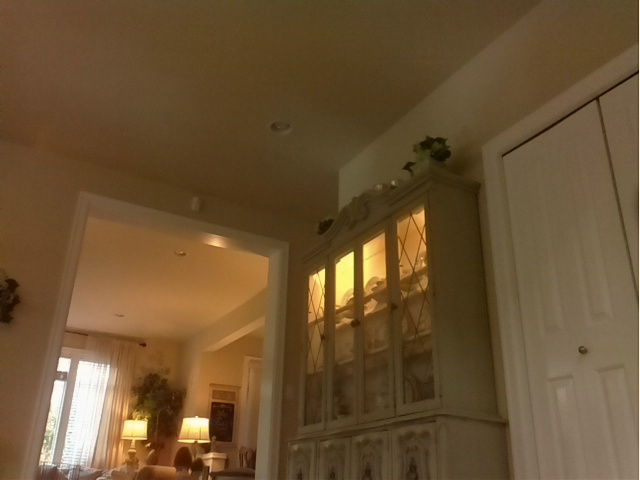
#> input picture noBotDevAndSims/sentdex/ORB_BFMatcher/refData25horiz/4cali.jpg, 640 x 480 px, found by its file name
$ python ORB_BFMatcher-Locator-myPix-StereoDell-d.py
#> lines starting #> are read from the running program, lines starting #| are printed output that depends on the picture
#!/usr/bin/env python3
#

# 12/29/2021    - version 'd' adds AprilTag102 from saved images to help understand and
#                 validate the point cloud data
#

#### camera calibration info
# all units below measured in pixels:
#   fx = 604.8851295863385
#   fy = 606.0410127799453
#   cx = 320.0
#   cy = 240.0

# pastable into Python:
#   fx, fy, cx, cy = (604.8851295863385, 606.0410127799453, 320.0, 240.0)

import numpy as np
import cv2
import matplotlib.pyplot as plt

from mpl_toolkits.mplot3d import axes3d
from matplotlib import style

import math
import apriltag
import time, os


##########################  AprilTag setup code  ##############################

#np.set_printoptions(precision=2,floatmode='fixed')
np.set_printoptions(formatter={'float': lambda x: "{0:0.3f}".format(x)})

# vars for rotation matrices and calculations
R0_1 = np.array([], dtype=np.int32)
d0_1 = np.array([], dtype=np.int32)

H0 = np.array([], dtype=np.int32)
H1 = np.array([], dtype=np.int32)
H0_1 = np.array([], dtype=np.int32)
H0_2 = np.array([], dtype=np.int32)

# H0 at origin
H0 = [[1,0,0,0],
[0,1,0,0],
[0,0,1,0],
[0,0,0,1]]

# # H0 NOT at origin
# H0 = [[1,0,0,0],
# [0,1,0,400],
# [0,0,1,0],
# [0,0,0,1]]


# H1 displaced from origin with no rotation - for ref only
H1 = [[1,0,0,0.05],
[0,1,0,0],
[0,0,1,0.05],
[0,0,0,1]]

# Assign Eurler rotation angles
theta1Deg=0  # y rotation angle between H0 and H1 (positive values are cw when viewed top down in real world)

# convert angles from deg to radians
theta1Rad=math.radians(theta1Deg)

# Assign displacement values
ax1=0     # x displacement between H0 and H1 in meters
az1=0     # z displacement between H0 and H1 in meters


### Define the rotation
# R0_1
R0_1 = [[np.cos(theta1Rad),0,np.sin(theta1Rad)],
[0,1,0],
[-np.sin(theta1Rad),0,np.cos(theta1Rad)]]


# Apply the displacement translations
d0_1 = [[ax1],[0],[az1]]

# setup vars to graph the unit vectors
# V0 location and rotation
x0 = H0[0][3]
y0 = H0[2][3]
vxx0 = [x0,x0 + H0[0][0]]
vxy0 = [y0,y0 + H0[2][0]]
vyx0 = [x0,x0 + H0[0][2]]
vyy0 = [y0,y0 + H0[2][2]]

print()
print("the x,y position of H0 is  ", x0,y0)
print()


H0_1 = np.concatenate((R0_1, d0_1), 1)
H0_1 = np.concatenate((H0_1, [[0,0,0,1]]), 0)

H0_1 = np.dot(H0, H0_1)

print()
print("H0_1 is  ")
print(np.matrix(H0_1))
print()

# extract the values from H0_1 for graphing
x1 = H0_1[0][3]
y1 = H0_1[2][3]
vxx1 = [x1,x1 + H0_1[0][0]]
vxy1 = [y1,y1 + H0_1[2][0]]
vyx1 = [x1,x1 + H0_1[0][2]]
vyy1 = [y1,y1 + H0_1[2][2]]

print()
print("the x,y position of H0_1 is  ", x1,y1)
print()

result = []

tagInCamFrame = np.array([[],[],[],[]], dtype=np.int32)
camInTagFrame = np.array([[],[],[],[]], dtype=np.int32)

##########################  end AprilTag setup code  ###############################

## read grayscale
imgObj1 = cv2.imread('/home/ronk/Documents/pythonProjects/noBotDevAndSims/sentdex/ORB_BFMatcher/refData11by1manyAprTags20211228/4cali.jpg' ,0)
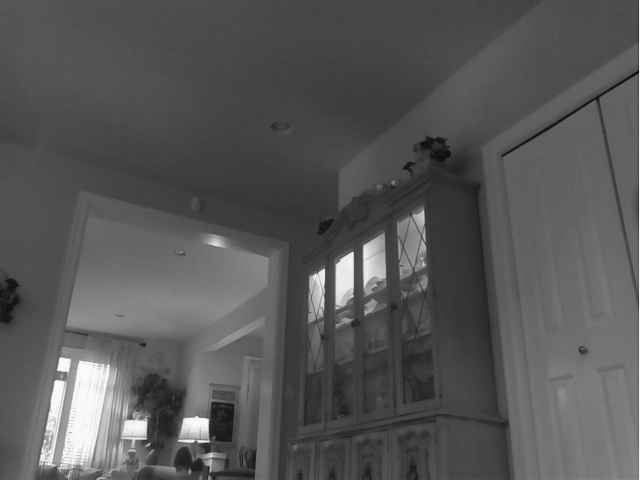
#> imgObj1: shape (480, 640); min 8, max 255, mean 86.8
imgScene1 = cv2.imread('/home/ronk/Documents/pythonProjects/noBotDevAndSims/sentdex/ORB_BFMatcher/refData11by1manyAprTags20211228/5cali.jpg' ,0)
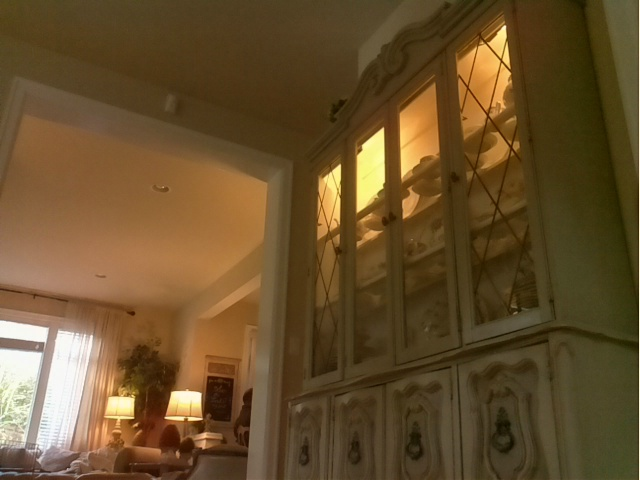
#> input picture noBotDevAndSims/sentdex/ORB_BFMatcher/refData25horiz/5cali.jpg, 640 x 480 px, found by its file name
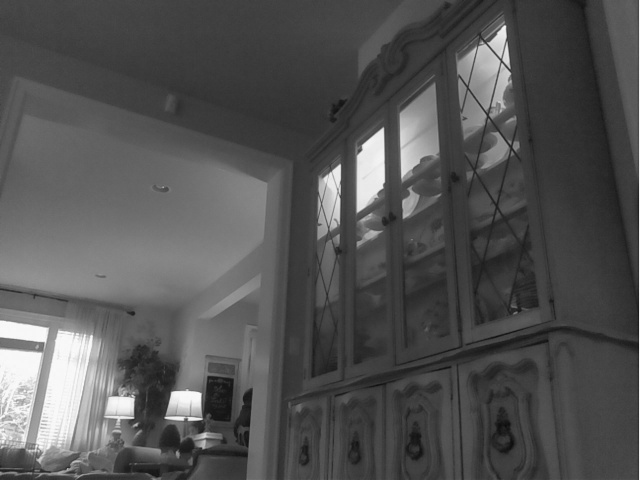
#> imgScene1: shape (480, 640); min 11, max 253, mean 83.2

imgObj2 = cv2.imread('/home/ronk/Documents/pythonProjects/noBotDevAndSims/sentdex/ORB_BFMatcher/refData11by1manyAprTags20211228/5cali.jpg' ,0)
imgScene2 = cv2.imread('/home/ronk/Documents/pythonProjects/noBotDevAndSims/sentdex/ORB_BFMatcher/refData11by1manyAprTags20211228/6cali.jpg' ,0)
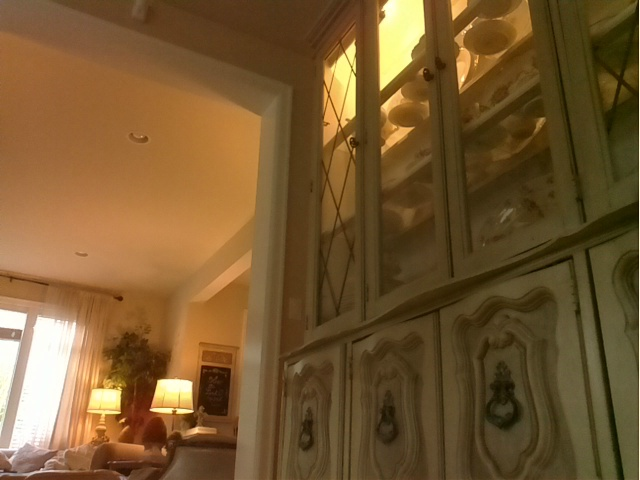
#> input picture noBotDevAndSims/sentdex/ORB_BFMatcher/refData25horiz/6cali.jpg, 640 x 480 px, found by its file name
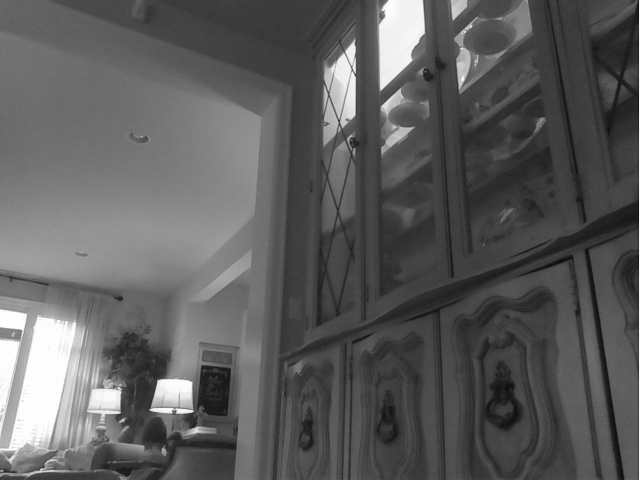
#> imgScene2: shape (480, 640); min 9, max 255, mean 92.7


print(imgObj1.shape)
#| (480, 640)
print(imgObj1.size)
#| 307200
print(imgObj1.dtype)
#| uint8

# plt.imshow(imgObj1)
# plt.imshow(imgScene1)
# plt.show()

############################# more AprilTag stuff ##########################

#> (the run stopped early here; a loop or call above may not have finished)
